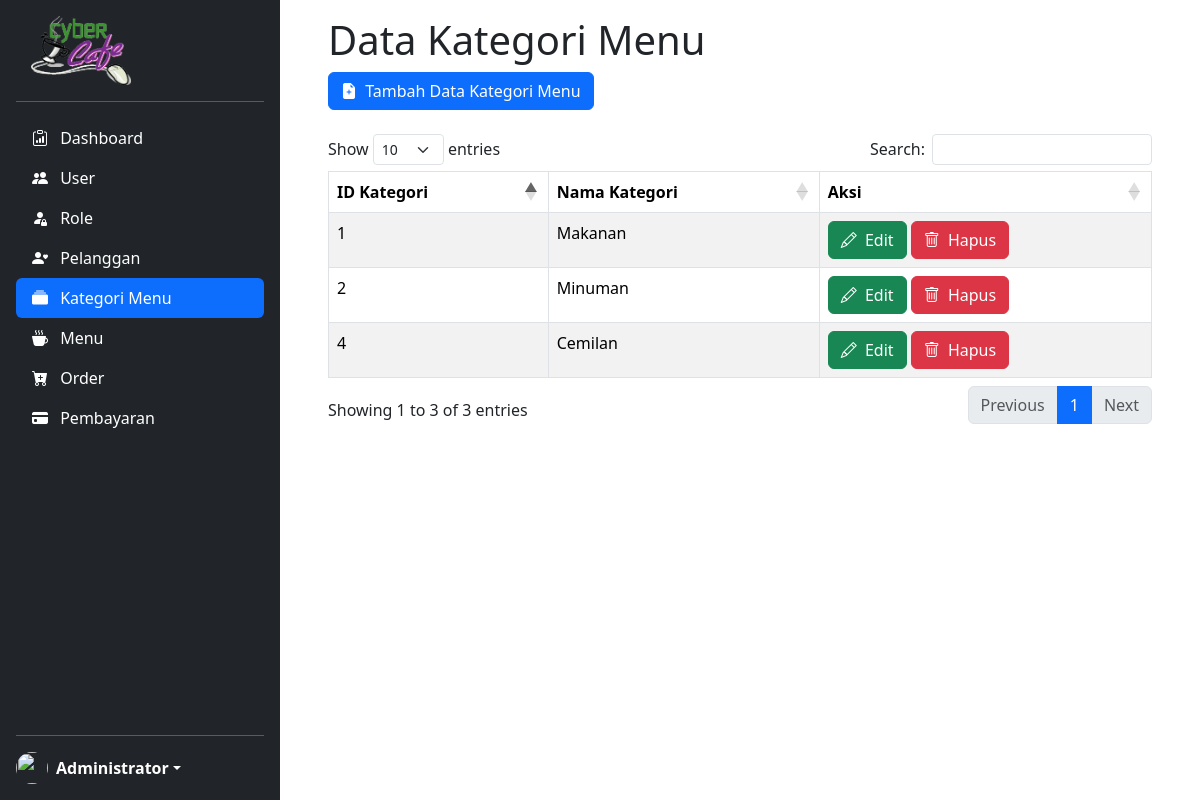
Page /master-kategori.php (signed in) on the committed database.
### tables this page shows
CREATE TABLE `kategori` (
  `id_kategori` int(11) NOT NULL,
  `nama_kategori` varchar(50) NOT NULL
);

### master-kategori.php (the view, shortened to what this page needs)
<!DOCTYPE html>
<html>
<head>
    <?php
	include "header.php";
	?>
</head>
<body>
    <main id="fullpage">
        <?php
        include "sidebar.php";
        ?>
        <div class="container pt-3 me-0 pe-5 ps-5 scrollarea">
            <div class="row">
                <div class="col">
                    <h1>Data Kategori Menu</h1>
                    <a href="tambah-kategori.php" class="btn btn-primary"><i class="bi-file-earmark-plus-fill me-1"></i> Tambah Data Kategori Menu</a><br>
                    <?php
                        $sql = "SELECT * FROM kategori";
                        $kategori = mysqli_query($conn, $sql);
                    ?>
                    <br>
                    <table class="table table-bordered table-striped table-hover" id="data-kategori">
                        <thead>
                            <tr>
                                <th>ID Kategori</th>
                                <th>Nama Kategori</th>
                                <th>Aksi</th>
                            </tr>
                        </thead>
                        <tbody>
                        <?php foreach ($kategori as $row) : ?>
                        <tr>
                            <td><?= $row["id_kategori"]; ?></td>
                            <td><?= $row["nama_kategori"]; ?></td>
                            <td>
                                <?php
                                    echo "<a href='ubah-kategori.php?id=$row[id_kategori]' class='btn btn-success'><i class='bi-pencil me-1'></i> Edit</a>";
                                ?>
                                <a href="hapus-kategori.php?id=<?=$row['id_kategori']; ?>" onclick = "return confirm ('Apakah yakin akan hapus kategori <?= $row['nama_kategori']; ?>?');" class='btn btn-danger'><i class='bi-trash me-1'></i> Hapus</a>
                            </td>
                        </tr>
                            <?php endforeach; ?>
                        </tbody>
                    </table>
                </div>
            </div>
        </div>
    </main>
</body>
</html>

### css/style.css (style rules this page uses)
body { min-height: 100vh; min-height: -webkit-fill-available; display: block; }
html { height: -webkit-fill-available; }
#fullpage { display: flex; flex-wrap: nowrap; height: 100vh; height: -webkit-fill-available; max-height: 100vh; overflow-x: auto; overflow-y: hidden; }
.scrollarea { overflow-y: auto; }

### rows in the picture
kategori: id_kategori "1", nama_kategori "Makanan"
kategori: id_kategori "2", nama_kategori "Minuman"
kategori: id_kategori "4", nama_kategori "Cemilan"

### other values in the picture
$_SESSION['nama_user'] "Administrator"
